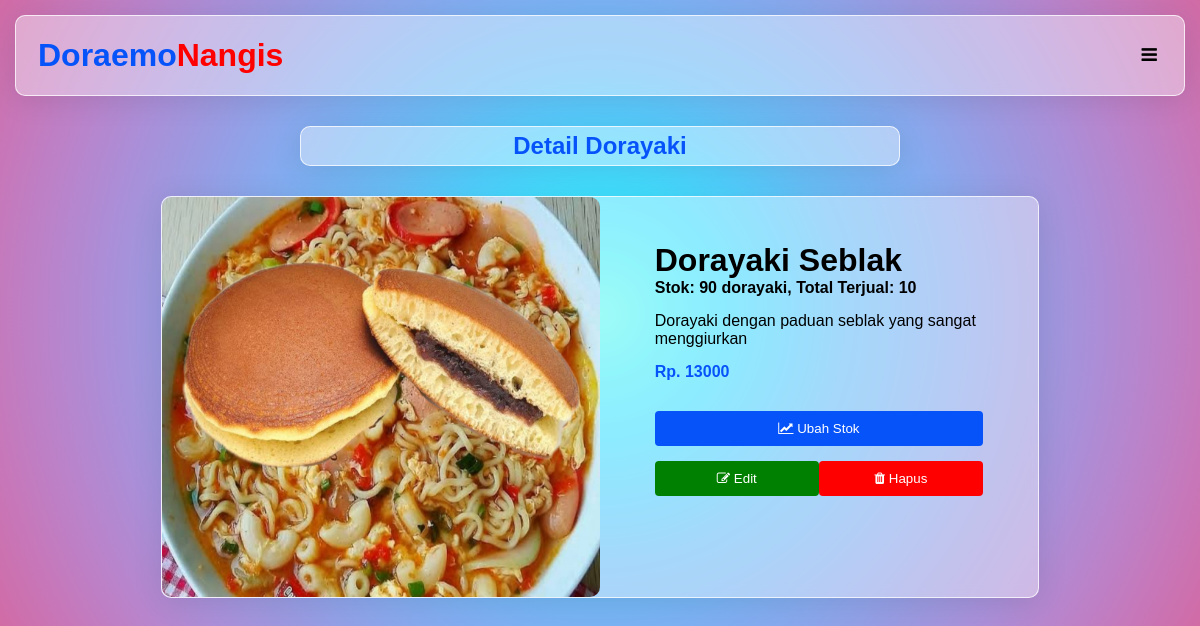
Screenshot of /detail-dorayaki.php?id=2 (signed in) with the database file from the repository.
### tables this page shows
CREATE TABLE varian_dorayaki (iddorayaki INTEGER PRIMARY KEY AUTOINCREMENT, nama_varian TEXT, gambar TEXT, deskripsi TEXT, harga INTEGER, stok INTEGER);

### database.php (called while the page is built, shortened)
<?php
    function getTotalPenjualanDorayaki($db){
        $result = $db->query("SELECT nama_varian, SUM(jumlah_pembelian) AS total_terjual FROM riwayat_pembelian GROUP BY nama_varian ORDER BY total_terjual DESC;");
        $allItem = [];
        while($row = $result->fetchArray()){
            $allItem[$row["nama_varian"]] = $row;
        }
        return $allItem;
    }
    function GetVarianDorayakiByID($db, $id){
        return $db->query("SELECT * FROM varian_dorayaki WHERE iddorayaki = $id;")->fetchArray();
    }
?>

### detail-dorayaki.php (the view, shortened to what this page needs)
<?php
require "database.php";
if(isset($_GET["id"])){
    $detaildorayaki = GetVarianDorayakiByID($db, $_GET["id"]);
    $total_penjualan = getTotalPenjualanDorayaki($db);
}
?>
<!DOCTYPE html>
<html lang="en">
<head>
    <link rel="stylesheet" href="css/styles.css">
    <link rel="stylesheet" href="https://cdnjs.cloudflare.com/ajax/libs/font-awesome/4.7.0/css/font-awesome.min.css">
</head>
<body>
    <div class="glassmorphism-bg" id="header">
        <a href="dashboard.php" class="navbar-name">Doraemo<span style="color: red;">Nangis</span></a>
        <a href="javascript:void(0);" id="hamburger-menu" onclick="responsiveHeader()">
            <i class="fa fa-bars"></i>
        </a>
    </div>
    <p class="glassmorphism-bg" id="content-title">Detail Dorayaki</p>
    <div class="container" id="main-content">
        <div class="wrapper glassmorphism-bg" id="wrapper-detail">
            <?php if(isset($_GET["id"])) :?>
                <?php if($detaildorayaki) :?>
                    <div class="col-lg-6 col-md-12 col-sm-12 col-xs-12">
                        <img src="<?php echo $detaildorayaki["gambar"];?>" alt="">
                    </div>
                    <div class="col-lg-6 col-md-12 col-sm-12 col-xs-12">
                        <div class="detail">
                            <h1 id="detail-name"><?php echo $detaildorayaki["nama_varian"];?></h1>
                            <h4>Stok: <?php echo $detaildorayaki["stok"];?> dorayaki, Total Terjual: <?php echo (isset($total_penjualan[$detaildorayaki["nama_varian"]]) ? $total_penjualan[$detaildorayaki["nama_varian"]]["total_terjual"] : 0);?></h4>
                            <p><?php echo $detaildorayaki["deskripsi"];?></p>
                            <p class="detail-harga">Rp. <?php echo $detaildorayaki["harga"];?></p>
                            <?php if(!$_SESSION["is_admin"]) :?>
                                <?php if($detaildorayaki["stok"] > 0) :?>
                                    <a href="beli-dorayaki.php?id=<?php echo $_GET["id"];?>">
                                        <button type="button" name="btnbeli"><i class="fa fa-shopping-cart"></i> Beli</button>
                                    </a>
                                <?php else :?>
                                    <div class="wrapper" id="wrapper-quantity">
                                        <p style="text-align: center; color: red; padding: 15px;">Maaf, dorayaki kehabisan stok :(</p>
                                    </div>
                                <?php endif ;?>
                            <?php else:?>
                                <a href="ubah-stok-dorayaki.php?id=<?php echo $_GET["id"];?>">
                                    <button type="button" name="btnbeli"><i class="fa fa-line-chart"></i> Ubah Stok</button>
                                </a>
                                <div class="col-xs-12">
                                    <div class="col-xs-6 jarakbtn">
                                        <a href="edit-dorayaki.php?id=<?php echo $_GET["id"];?>">
                                            <button type="button" name="btnedit"><i class="fa fa-edit"></i> Edit</button>
                                        </a>
                                    </div>
                                    <div class="col-xs-6 jarakbtn">
                                        <a onclick="confirmDelete(<?php echo $_GET['id'];?>);">
                                            <button type="button" name="btnhps"><i class="fa fa-trash"></i> Hapus</button>
                                        </a>
                                    </div>
                                </div>
                            <?php endif;?>
                        </div>
                    </div>
                <?php else:?>
                    <h1 style="text-align: center; color: red; padding: 15px;">Tidak terdapat Dorayaki dengan ID <?php echo $_GET["id"];?></h1>
                <?php endif;?>
            <?php else:?>
                <h1 style="text-align: center; color: red; padding: 15px;">Tidak dapat melihat detail dorayaki</h1>
            <?php endif;?>
        </div>
    </div>
</body>
</html>

### css/styles.css (style rules this page uses)
* { box-sizing: border-box; margin: 0px; padding: 0px; font-family: Helvetica, Arial, sans-serif; }
body { background-image: radial-gradient(circle, #5ffbf1, #48eefa, #41dfff, #52cffe, #69bff8, #79b3f4, #8aa7ec, #9a9ae1, #aa8fd8, #ba83ca, #c777b9, #d16ba5); }
.container { padding-right: 15px; padding-left: 15px; margin-right: auto; margin-left: auto; width: 100%; }
#header { overflow: hidden; padding: 15px 10px; margin: 15px; }
#header #hamburger-menu { display: none; position: absolute; right: 15px; top: 15px; }
#header a { float: left; color: black; text-align: center; padding: 12px; font-size: 18px; line-height: 25px; border-radius: 4px; text-decoration: none; }
#header a.navbar-name { font-size: 32px; font-weight: bold; color: rgb(6, 83, 250); }
.glassmorphism-bg { background: rgba( 255, 255, 255, 0.40 ); box-shadow: 0 4px 30px 0 rgba(0, 0, 0, 0.1); backdrop-filter: blur( 6px ); -webkit-backdrop-filter: blur( 6px ); border-radius: 10px; border: 1px solid rgba( 255, 255, 255, 0.75); }
#content-title { color: rgb(6, 83, 250); text-align: center; width: 50%; overflow: hidden; margin: 30px auto; padding: 5px; font-size: 24px; font-weight: bold; }
#main-content a { text-decoration: none; }
.col-xs-1, .col-sm-1, .col-md-1, .col-lg-1, .col-xs-2, .col-sm-2, .col-md-2, .col-lg-2, .col-xs-3, .col-sm-3, .col-md-3, .col-lg-3, .col-xs-4, .col-sm-4, .col-md-4, .col-lg-4, .col-xs-5, .col-sm-5, .col-md-5, .col-lg-5, .col-xs-6, .col-sm-6, .col-md-6, .col-lg-6, .col-xs-7, .col-sm-7, .col-md-7, .col-lg-7, .col-xs-8, .col-sm-8, .col-md-8, .col-lg-8, .col-xs-9, .col-sm-9, .col-md-9, .col-lg-9, .col-xs-10, .col-sm-10, .col-md-10, .col-lg-10, .col-xs-11, .col-sm-11, .col-md-11, .col-lg-11, .col-xs-12, .col-sm-12, .col-md-12, .col-lg-12 { position: relative; min-height: 1px; }
.col-xs-1, .col-xs-2, .col-xs-3, .col-xs-4, .col-xs-5, .col-xs-6, .col-xs-7, .col-xs-8, .col-xs-9, .col-xs-10, .col-xs-11, .col-xs-12 { float: left; }
.col-xs-12 { width: 100%; }
.col-xs-6 { width: 50%; }
@media (min-width: 1200px) { .col-lg-1, .col-lg-2, .col-lg-3, .col-lg-4, .col-lg-5, .col-lg-6, .col-lg-7, .col-lg-8, .col-lg-9, .col-lg-10, .col-lg-11, .col-lg-12 { float: left; } }
@media (min-width: 1200px) { .col-lg-6 { width: 50%; } }
@media (max-width: 1209px) { #header #hamburger-menu { display: block; } }
.wrapper { width: 100%; margin: 15px auto; overflow: hidden; margin-bottom: 30px; }
.wrapper button, .btn-increment-decrement { margin: 15px auto; text-align: center; padding: 10px; color: white; background-color: rgb(6, 83, 250); border: none; cursor: pointer; border-radius: 4px; }
#wrapper-detail { width: 75%; }
#wrapper-detail img { width: 100%; height: 400px; display: block; border-radius: 10px; object-fit: fill; }
.detail { width: 75%; height: 100%; margin: 45px auto; overflow: hidden; }
button[name=btnbeli], button[name=btnedit], button[name=btnhps] { width: 100%; }
button[name=btnbeli], button[name=btnubahstok] { margin-top: 30px; margin-bottom: 0px; }
button[name=btnhps] { background-color: red; }
button[name=btnedit] { background-color: green; }
.detail-harga { font-weight: bold; color: rgb(6, 83, 250); }
.detail p { margin-top: 15px; }

### rows the page displays
varian_dorayaki: gambar (picture), nama_varian "Dorayaki Seblak", stok "90", deskripsi "Dorayaki dengan paduan seblak yang sangat menggiurkan", harga "13000"

### other values shown
$total_penjualan[$detaildorayaki["nama_varian"]]["total_terjual"] "10"
